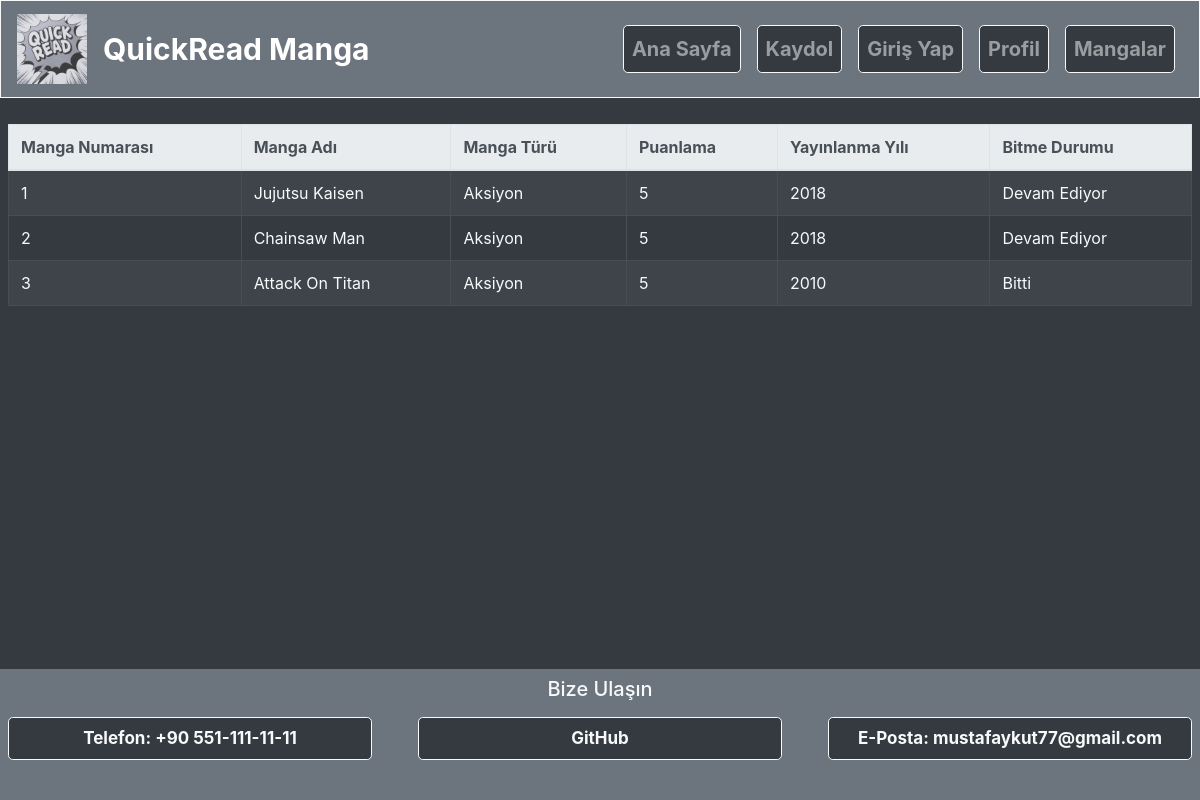
Page /manga_islemleri/mangalar.php on the committed database.
### tables this page shows
CREATE TABLE `mangalar` 
  ( 
     `manga_id`        INT(11) NOT NULL auto_increment, 
     `ad`              VARCHAR(255) NOT NULL, 
     `tur`             VARCHAR(255) NOT NULL, 
     `puanlama`        VARCHAR(255) NOT NULL, 
     `yayinlanma_yili` VARCHAR(255) NOT NULL, 
     `bitti`           VARCHAR(12) NOT NULL, 
     PRIMARY KEY (`manga_id`) 
  );

### manga_islemleri/mangalar.php (the view, shortened to what this page needs)
<?php
    require('mysqlbaglan.php');
    $result = $baglanti->query('SELECT * from mangalar');
    echo '<row class="row text-center justify-content-center align-items-center mx-2" style="margin-top: 100px">
    <table class="table table-dark table-bordered table-hover text-light my-4 table-striped">
        <thead class="thead-light">
            <tr>
                <th scope="col">Manga Numarası</th>
                <th scope="col">Manga Adı</th>
                <th scope="col">Manga Türü</th>
                <th scope="col">Puanlama</th>
                <th scope="col">Yayınlanma Yılı</th>
                <th scope="col">Bitme Durumu</th>
            </tr>
        </thead>
    <tbody>';
    while($row = mysqli_fetch_array($result)){
        echo "<tr>
                <td> " . $row['manga_id'] . "</td>
                <td> " . $row['ad']. "</td>
                <td> " . $row['tur'] . "</td>
                <td> " . $row['puanlama'] . "</td>
                <td> " . $row['yayinlanma_yili'] . "</td>
                <td> " . $row['bitti'] . "</td>
            </tr>";
    }
    echo "</tbody></table></row>";
?>
<!DOCTYPE html>
<html lang="en">
<head>
    <link rel="stylesheet" href="https://cdn.jsdelivr.net/npm/bootstrap@4.6.2/dist/css/bootstrap.min.css"
>
</head>
<body class="bg-dark text-light">
    <b>
    <nav class="navbar navbar-expand-lg navbar-dark bg-secondary border border-light fixed-top" style="font-size: 20px">
        <a class="navbar-brand" href="../index.php">
        <img src="../images/logoBW.jpg" width="70" height="70">
        </a>
        <a class="navbar-brand" href="../index.php" style="font-size: 30px">
        QuickRead Manga
        </a>
        <div class="collapse navbar-collapse" id="navbarSupportedContent">
        <ul class="navbar-nav ml-auto">
            <li class="nav-item">
                    <a class="nav-link bg-dark mx-2 rounded-lg border border-light" href="../index.php">Ana Sayfa</a>
            </li>
            <li class="nav-item">
                    <a class="nav-link bg-dark mx-2 rounded-lg border border-light" href="../uyelik_islemleri/register.php">Kaydol</a>
            </li>
            <li class="nav-item">
                    <a class="nav-link bg-dark mx-2 rounded-lg border border-light" href="../uyelik_islemleri/login.php">Giriş Yap</a>
            </li>
            <li class="nav-item">
                    <a class="nav-link bg-dark mx-2 rounded-lg border border-light" href="../uyelik_islemleri/uyesayfasi.php">Profil</a>
            </li>
            <li class="nav-item">
                    <a class="nav-link bg-dark mx-2 rounded-lg border border-light" href="../manga_islemleri/mangalar.php">Mangalar</a>
            </li>
        </ul>
        </div>
    </nav>
    <div class="row bg-secondary text-light text-center justify-content-center fixed-bottom pb-4 pt-2" style="font-size: 17px">
        <div class="col-12 mb-2">
        <h5>Bize Ulaşın</h5>
        </div>
        <div class="col-4">
        <p class="nav-link bg-dark mx-2 rounded-lg border border-light">Telefon: +90 551-111-11-11</p>
        </div>
        <div class="col-4">
        <a class="nav-link bg-dark mx-2 rounded-lg border border-light text-light" href="https://github.com/MustafaAykut77/web-tabanli-programlama-bootstrap-proje">GitHub</a>
        </div>
        <div class="col-4">
        <p class="nav-link bg-dark mx-2 rounded-lg border border-light">E-Posta: mustafaykut77@gmail.com</p>
        </div>
    </div>
</body>
</html>

### rows in the picture
mangalar: manga_id "1", ad "Jujutsu Kaisen", tur "Aksiyon", puanlama "5", yayinlanma_yili "2018", bitti "Devam Ediyor"
mangalar: manga_id "2", ad "Chainsaw Man", tur "Aksiyon", puanlama "5", yayinlanma_yili "2018", bitti "Devam Ediyor"
mangalar: manga_id "3", ad "Attack On Titan", tur "Aksiyon", puanlama "5", yayinlanma_yili "2010", bitti "Bitti"
